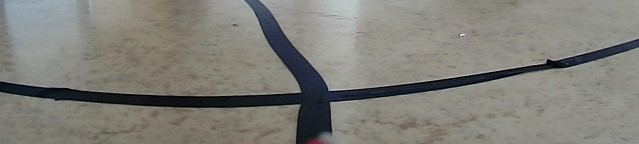
#> input picture cross.jpeg, 639 x 144 px, found by its file name
$ python cv.py
#> lines starting #> are read from the running program, lines starting #| are printed output that depends on the picture; after the words box and inside, x2 and y2 are one past the last pixel; in counts of white or black regions, pixels touching at a corner belong together
#> further down, image is the input picture: shape (144, 639, 3); mean B, G, R 120.5, 127.2, 128.2
# This computer vision part of smartcar library
# Author: LFB

from __future__ import absolute_import, division, print_function
import cv2
import numpy as np
from skimage import measure

def blackline_detection(image, threshold=64, erode_iters=2):
    ''' Detect black line, do GaussianBlur or Closed operation to avoid errors
    '''
#> called with threshold = 100, erode_iters = 2
    gray = cv2.cvtColor(image, cv2.COLOR_BGR2GRAY)
    blur = cv2.GaussianBlur(gray, (5,5), 1.5)
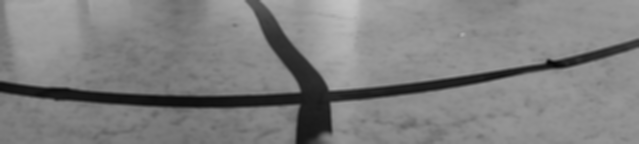
#> blur: shape (144, 639); min 6, max 196, mean 126.7
    _, binary = cv2.threshold(blur, threshold, 255, cv2.THRESH_BINARY_INV)
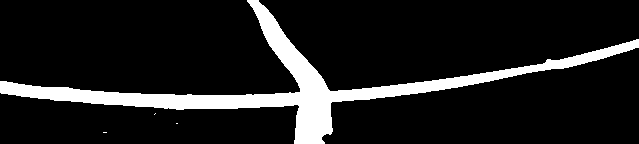
#> binary: shape (144, 639); 11.9% white; 4 white regions (3 under 20 px), largest, box (x1, y1, x2, y2) and area: (0, 0, 639, 144) 10939

    erode = cv2.erode(binary, np.ones((5,5), np.uint8), iterations=erode_iters)
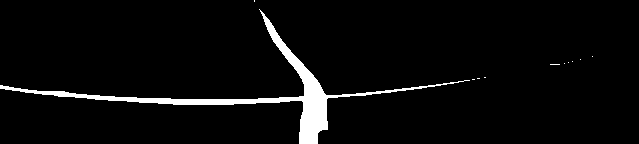
#> erode: shape (144, 639); 4.3% white; 11 white regions (10 under 20 px), largest, box (x1, y1, x2, y2) and area: (0, 9, 470, 144) 3887

    mask = erode
    return mask


def calculate_center(image):
    ''' Calculate center of a binary image
    '''
    height, width = image.shape
    valid_mask = image > 0.5
    xrange = np.arange(width).reshape((1, width))
    yrange = np.arange(height).reshape((height, 1))
    xmap = np.tile(xrange, (height, 1))
    ymap = np.tile(yrange, (1, width))

    valid_x = xmap[valid_mask]
    valid_y = ymap[valid_mask]

    mean_x = np.mean(valid_x)
    mean_y = np.mean(valid_y)
    return mean_x, mean_y

def target_points_detection(line_mask, num=1):
    ''' Detect targets given mask of blackline, at most 11 targets
    '''
    assert num > 0 and num < 12
    height, width = line_mask.shape
    hstep = height // num

    tmp = line_mask.copy()
    #tars = np.zeros((num, 2), dtype=np.float32)
    tars = []
    for i in range(num):
        rect_mask = line_mask[height-(i+1)*hstep: height-i*hstep, :]

        if rect_mask.any():
            mean_x, mean_y = calculate_center(rect_mask)
            mean_y = height - (i+1)*hstep + mean_y
            tars.append((mean_x,mean_y))
            tmp[int(mean_y-3): int(mean_y+3), int(mean_x-3): int(mean_x+3)] = 128

    tars = np.array(tars)

    #cv2.imshow('tmp', tmp)
    #cv2.waitKey()
    return tars, tmp


if __name__ == '__main__':
    image = cv2.imread('./cross.jpeg', -1)
    mask = blackline_detection(image, 100.0)

    for t in range(10):
        target_points_detection(mask, t+1)

    cv2.imshow('img', image)
    cv2.imshow('mask', mask)
    cv2.waitKey()

$ run again, with line.jpeg copied over cross.jpeg
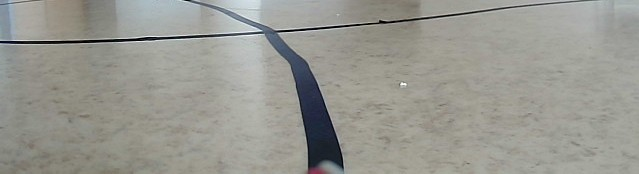
#> input picture line.jpeg, 639 x 174 px, found by its file name
#> image is the input picture: shape (174, 639, 3); mean B, G, R 145.1, 152, 152.1
#> in blackline_detection, `_, binary = cv2.threshold(blur, threshold, 255, cv2.THRESH_BINARY_INV)`:
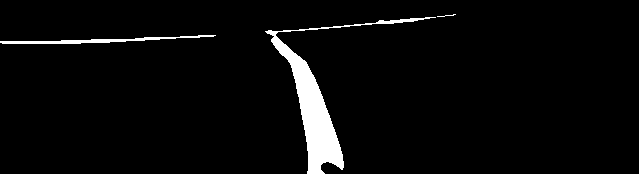
#> binary: shape (174, 639); 3.9% white; 3 white regions, box (x1, y1, x2, y2) and area: (265, 17, 436, 174) 3644, (0, 35, 216, 44) 617, (437, 14, 456, 17) 20
#> in blackline_detection, `erode = cv2.erode(binary, np.ones((5,5), np.uint8), iterations=erode_i..`:
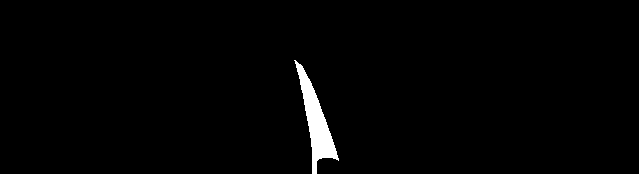
#> erode: shape (174, 639); 1.5% white; 1 white region, box (x1, y1, x2, y2) and area: (294, 60, 339, 174) 1657
